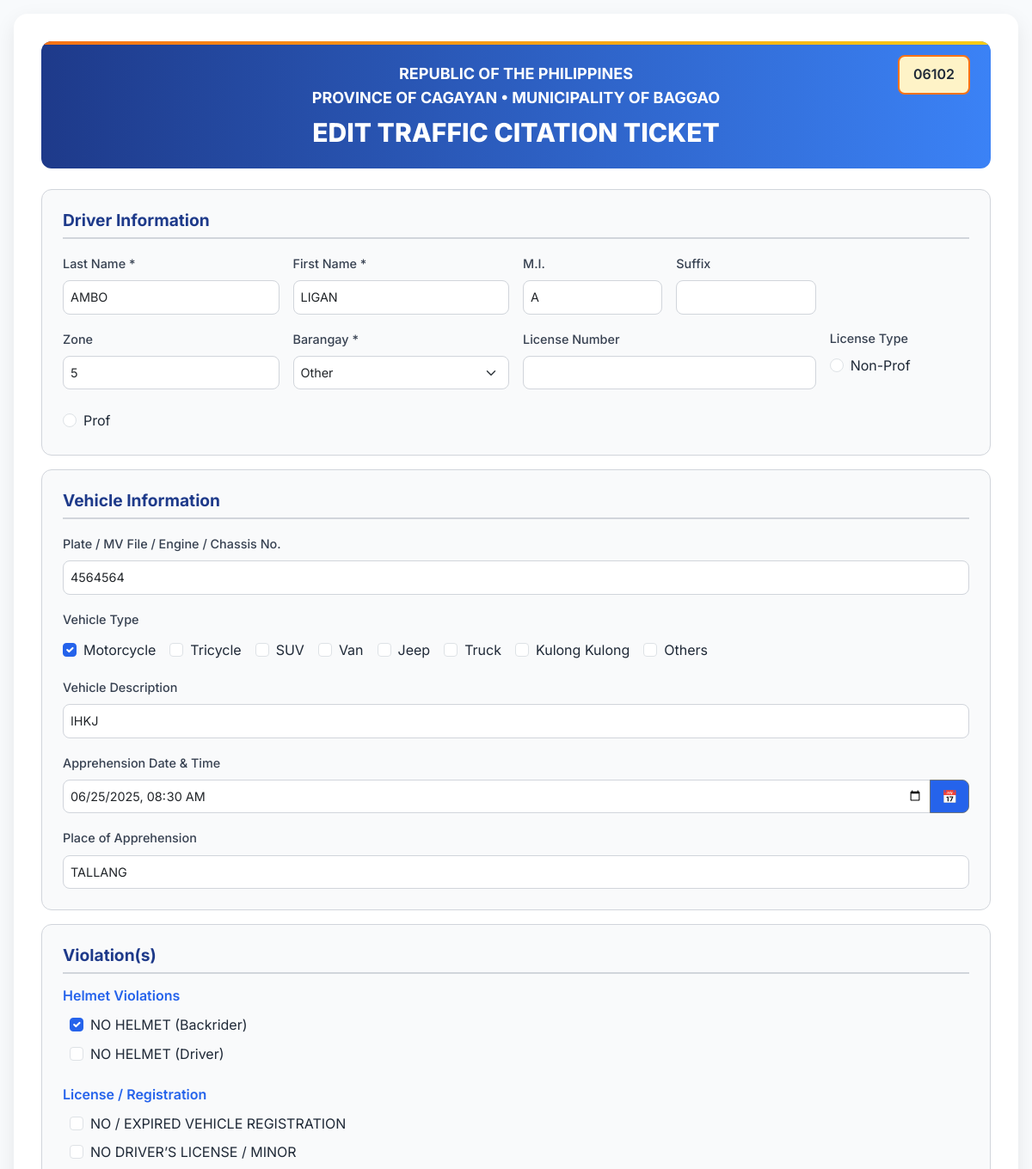
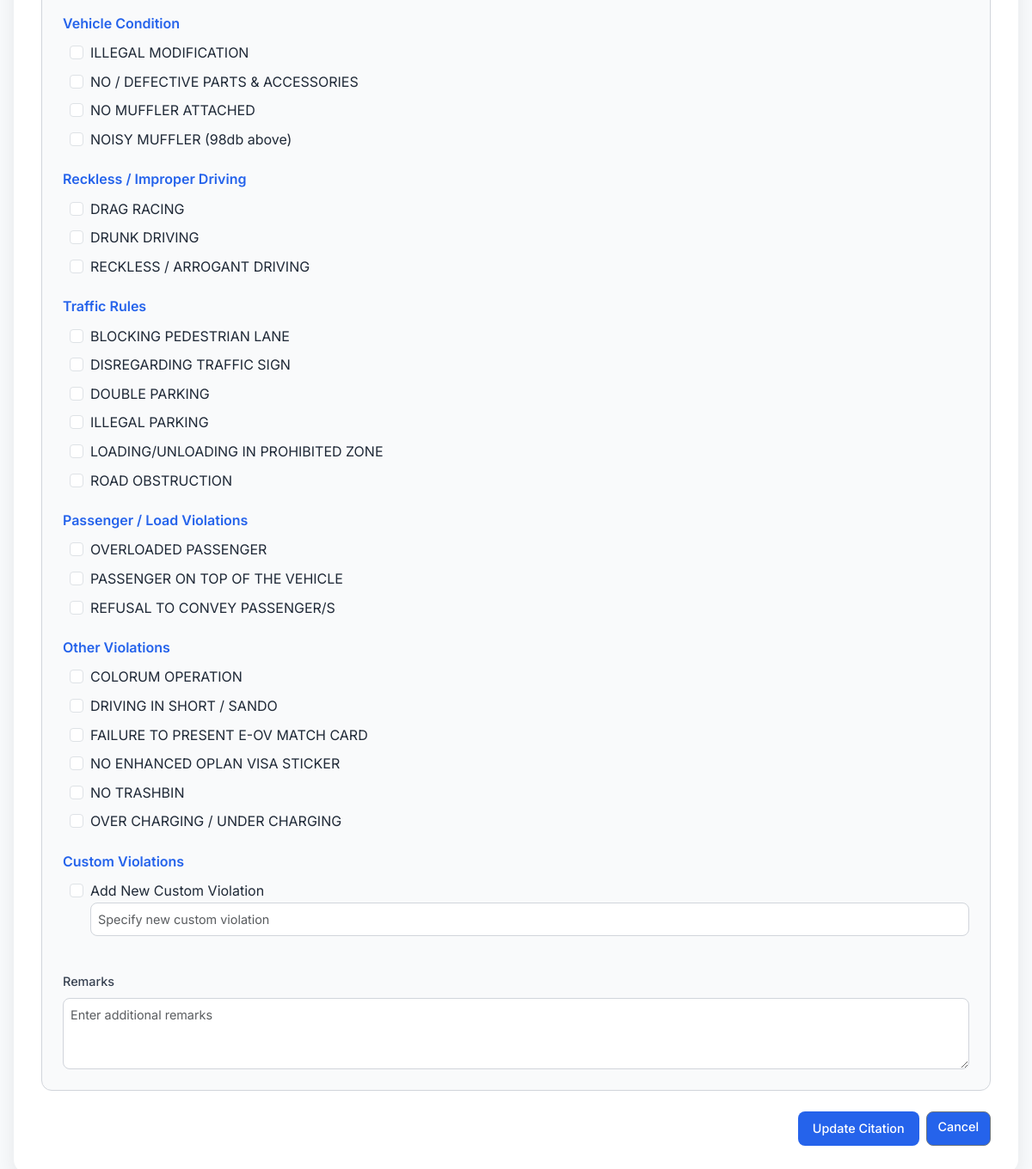
Page /edit_citation.php?id=37255 on the committed database (2 pictures, top to bottom).
### tables this page shows
CREATE TABLE `citations` (
  `citation_id` int(11) NOT NULL,
  `ticket_number` varchar(20) NOT NULL,
  `driver_id` int(11) DEFAULT NULL,
  `vehicle_id` int(11) DEFAULT NULL,
  `apprehension_datetime` datetime DEFAULT NULL,
  `place_of_apprehension` varchar(255) DEFAULT NULL,
  `is_archived` tinyint(1) DEFAULT 0,
  `payment_status` enum('Unpaid','Paid') NOT NULL DEFAULT 'Unpaid',
  `payment_date` datetime DEFAULT NULL,
  `payment_amount` decimal(10,2) DEFAULT NULL
);

CREATE TABLE `drivers` (
  `driver_id` int(11) NOT NULL,
  `last_name` varchar(50) NOT NULL,
  `first_name` varchar(50) NOT NULL,
  `middle_initial` varchar(5) DEFAULT NULL,
  `suffix` varchar(10) DEFAULT NULL,
  `zone` varchar(50) DEFAULT NULL,
  `barangay` varchar(100) DEFAULT NULL,
  `municipality` varchar(100) DEFAULT 'Baggao',
  `province` varchar(100) DEFAULT 'Cagayan',
  `license_number` varchar(20) DEFAULT NULL,
  `license_type` enum('Non-Professional','Professional') DEFAULT NULL
);

CREATE TABLE `vehicles` (
  `vehicle_id` int(11) NOT NULL,
  `plate_mv_engine_chassis_no` varchar(50) DEFAULT NULL,
  `vehicle_type` varchar(50) DEFAULT NULL,
  `vehicle_description` varchar(255) DEFAULT NULL
);

### edit_citation.php (the view, shortened to what this page needs)
<?php
$servername = "localhost";
$username = "root";
$password = "";
$dbname = "traffic_citation_db";
try {
    $conn = new PDO("mysql:host=$servername;dbname=$dbname", $username, $password);
    $conn->setAttribute(PDO::ATTR_ERRMODE, PDO::ERRMODE_EXCEPTION);
    $citation_id = isset($_GET['id']) ? (int)$_GET['id'] : 0;
    $stmt = $conn->prepare("
        SELECT c.ticket_number, c.apprehension_datetime, c.place_of_apprehension,
               d.last_name, d.first_name, d.middle_initial, d.suffix, d.zone, d.barangay,
               d.municipality, d.province, d.license_number, d.license_type,
               v.plate_mv_engine_chassis_no, v.vehicle_type, v.vehicle_description,
               r.remark_text
        FROM citations c
        JOIN drivers d ON c.driver_id = d.driver_id
        JOIN vehicles v ON c.vehicle_id = v.vehicle_id
        LEFT JOIN remarks r ON c.citation_id = r.citation_id
        WHERE c.citation_id = :citation_id
    ");
    $stmt->execute([':citation_id' => $citation_id]);
    $data = $stmt->fetch(PDO::FETCH_ASSOC);
    $stmt = $conn->prepare("SELECT violation_type FROM violation_types ORDER BY violation_type");
    $stmt->execute();
    $all_violation_types = $stmt->fetchAll(PDO::FETCH_COLUMN);
    $stmt = $conn->prepare("SELECT violation_type FROM violations WHERE citation_id = :citation_id");
    $stmt->execute([':citation_id' => $citation_id]);
    $violations = $stmt->fetchAll(PDO::FETCH_COLUMN);
    $categories = [
        'Helmet Violations' => [],
        'License / Registration' => [],
        'Vehicle Condition' => [],
        'Reckless / Improper Driving' => [],
        'Traffic Rules' => [],
        'Passenger / Load Violations' => [],
        'Other Violations' => []
    ];
    foreach ($all_violation_types as $violation) {
        if (stripos($violation, 'HELMET') !== false) {
            $categories['Helmet Violations'][] = $violation;
        } elseif (stripos($violation, 'LICENSE') !== false || stripos($violation, 'REGISTRATION') !== false) {
            $categories['License / Registration'][] = $violation;
        } elseif (stripos($violation, 'PARTS') !== false || stripos($violation, 'MUFFLER') !== false || stripos($violation, 'MODIFICATION') !== false) {
            $categories['Vehicle Condition'][] = $violation;
        } elseif (stripos($violation, 'RECKLESS') !== false || stripos($violation, 'DRAG RACING') !== false || stripos($violation, 'DRUNK') !== false) {
            $categories['Reckless / Improper Driving'][] = $violation;
        } elseif (stripos($violation, 'TRAFFIC') !== false || stripos($violation, 'PARKING') !== false || stripos($violation, 'OBSTRUCTION') !== false || stripos($violation, 'PEDESTRIAN') !== false || stripos($violation, 'LOADING') !== false) {
            $categories['Traffic Rules'][] = $violation;
        } elseif (stripos($violation, 'PASSENGER') !== false || stripos($violation, 'OVERLOADED') !== false) {
            $categories['Passenger / Load Violations'][] = $violation;
        } else {
            $categories['Other Violations'][] = $violation;
        }
    }
    $vehicle_type = strtolower($data['vehicle_type'] ?? '');
    $apprehension_datetime = $data['apprehension_datetime'] && $data['apprehension_datetime'] != '0000-00-00 00:00:00'
        ? date('Y-m-d\TH:i', strtotime($data['apprehension_datetime']))
        : '';
} catch(PDOException $e) {
    echo "Error: " . $e->getMessage();
    exit;
}
?>
<!DOCTYPE html>
<html lang="en">
<head>
    <link href="https://cdn.jsdelivr.net/npm/bootstrap@5.3.3/dist/css/bootstrap.min.css" rel="stylesheet">
    <link href="https://cdn.jsdelivr.net/npm/tailwindcss@2.2.19/dist/tailwind.min.css" rel="stylesheet">
    <link rel="stylesheet" href="https://cdnjs.cloudflare.com/ajax/libs/font-awesome/6.4.2/css/all.min.css">
</head>
<body>
    <div class="container position-relative">
        <div class="header">
            <h4 class="font-bold text-lg">REPUBLIC OF THE PHILIPPINES</h4>
            <h4 class="font-bold text-lg">PROVINCE OF CAGAYAN • MUNICIPALITY OF BAGGAO</h4>
            <h1 class="font-extrabold text-3xl mt-2">EDIT TRAFFIC CITATION TICKET</h1>
            <div class="ticket-number"><?php echo htmlspecialchars($data['ticket_number']); ?></div>
        </div>
        <form id="editCitationForm" action="update_citation.php" method="POST">
            <div class="section">
                <h5>Driver Information</h5>
                <div class="row g-3">
                    <div class="col-md-3">
                        <label class="form-label">Last Name *</label>
                        <input type="text" name="last_name" class="form-control" value="<?php echo htmlspecialchars($data['last_name']); ?>" required>
                    </div>
                    <div class="col-md-3">
                        <label class="form-label">First Name *</label>
                        <input type="text" name="first_name" class="form-control" value="<?php echo htmlspecialchars($data['first_name']); ?>" required>
                    </div>
                    <div class="col-md-2">
                        <label class="form-label">M.I.</label>
                        <input type="text" name="middle_initial" class="form-control" value="<?php echo htmlspecialchars($data['middle_initial'] ?? ''); ?>">
                    </div>
                    <div class="col-md-2">
                        <label class="form-label">Suffix</label>
                        <input type="text" name="suffix" class="form-control" value="<?php echo htmlspecialchars($data['suffix'] ?? ''); ?>">
                    </div>
                    <div class="col-md-3">
                        <label class="form-label">Zone</label>
                        <input type="text" name="zone" class="form-control" value="<?php echo htmlspecialchars($data['zone'] ?? ''); ?>">
                    </div>
                    <div class="col-md-3">
                        <label class="form-label">Barangay *</label>
                        <select name="barangay" class="form-select" id="barangaySelect" required>
                            <option value="Other" <?php echo !in_array($data['barangay'], ['Adag', 'Agaman', 'Agaman Norte', 'Agaman Sur', 'Alaguia', 'Alba', 'Annayatan', 'Asassi', 'Asinga-Via', 'Awallan', 'Bacagan', 'Bagunot', 'Barsat East', 'Barsat West', 'Bitag Grande', 'Bitag Pequeño', 'Bungel', 'Canagatan', 'Carupian', 'Catayauan', 'Dabburab', 'Dalin', 'Dallang', 'Furagui', 'Hacienda Intal', 'Immurung', 'Jomlo', 'Mabangguc', 'Masical', 'Mission', 'Mocag', 'Nangalinan', 'Pallagao', 'Paragat', 'Piggatan', 'Poblacion', 'Remus', 'San Antonio', 'San Francisco', 'San Isidro', 'San Jose', 'San Vicente', 'Santa Margarita', 'Santor', 'Taguing', 'Taguntungan', 'Tallang', 'Taytay']) ? 'selected' : ''; ?>>Other</option>
                        </select>
                    </div>
                    <div class="col-md-4">
                        <label class="form-label">License Number</label>
                        <input type="text" name="license_number" class="form-control" value="<?php echo htmlspecialchars($data['license_number'] ?? ''); ?>">
                    </div>
                    <div class="col-md-2">
                        <label class="form-label d-block">License Type</label>
                        <div class="form-check">
                            <input type="radio" class="form-check-input" name="license_type" value="nonProf" id="nonProf" <?php echo $data['license_type'] === 'Non-Professional' ? 'checked' : ''; ?>>
                            <label class="form-check-label" for="nonProf">Non-Prof</label>
                        </div>
                    </div>
                    <div class="col-md-2">
                        <div class="form-check">
                            <input type="radio" class="form-check-input" name="license_type" value="prof" id="prof" <?php echo $data['license_type'] === 'Professional' ? 'checked' : ''; ?>>
                            <label class="form-check-label" for="prof">Prof</label>
                        </div>
                    </div>
                </div>
            </div>
            <div class="section">
                <h5>Vehicle Information</h5>
                <div class="row g-3">
                    <div class="col-12">
                        <label class="form-label">Plate / MV File / Engine / Chassis No.</label>
                        <input type="text" name="plate_mv_engine_chassis_no" class="form-control" value="<?php echo htmlspecialchars($data['plate_mv_engine_chassis_no']); ?>" required>
                    </div>
                    <div class="col-12">
                        <label class="form-label">Vehicle Type</label>
                        <div class="d-flex flex-wrap gap-3 mt-1">
                            <div class="form-check">
                                <input type="checkbox" class="form-check-input" name="motorcycle" id="motorcycle" <?php echo $vehicle_type === 'motorcycle' ? 'checked' : ''; ?>>
                                <label class="form-check-label" for="motorcycle">Motorcycle</label>
                            </div>
                            <div class="form-check">
                                <input type="checkbox" class="form-check-input" name="tricycle" id="tricycle" <?php echo $vehicle_type === 'tricycle' ? 'checked' : ''; ?>>
                                <label class="form-check-label" for="tricycle">Tricycle</label>
                            </div>
                            <div class="form-check">
                                <input type="checkbox" class="form-check-input" name="suv" id="suv" <?php echo $vehicle_type === 'suv' ? 'checked' : ''; ?>>
                                <label class="form-check-label" for="suv">SUV</label>
                            </div>
                            <div class="form-check">
                                <input type="checkbox" class="form-check-input" name="van" id="van" <?php echo $vehicle_type === 'van' ? 'checked' : ''; ?>>
                                <label class="form-check-label" for="van">Van</label>
                            </div>
                            <div class="form-check">
                                <input type="checkbox" class="form-check-input" name="jeep" id="jeep" <?php echo $vehicle_type === 'jeep' ? 'checked' : ''; ?>>
                                <label class="form-check-label" for="jeep">Jeep</label>
                            </div>
                            <div class="form-check">
                                <input type="checkbox" class="form-check-input" name="truck" id="truck" <?php echo $vehicle_type === 'truck' ? 'checked' : ''; ?>>
                                <label class="form-check-label" for="truck">Truck</label>
                            </div>
                            <div class="form-check">
                                <input type="checkbox" class="form-check-input" name="kulong" id="kulong" <?php echo $vehicle_type === 'kulong' ? 'checked' : ''; ?>>
                                <label class="form-check-label" for="kulong">Kulong Kulong</label>
                            </div>
                            <div class="form-check">
                                <input type="checkbox" class="form-check-input" name="othersVehicle" id="othersVehicle" <?php echo !in_array($vehicle_type, ['motorcycle', 'tricycle', 'suv', 'van', 'jeep', 'truck', 'kulong']) ? 'checked' : ''; ?>>
                                <label class="form-check-label" for="othersVehicle">Others</label>
                            </div>
                        </div>
                    </div>
                    <div class="col-12">
                        <label class="form-label">Vehicle Description</label>
                        <input type="text" name="vehicle_description" class="form-control" value="<?php echo htmlspecialchars($data['vehicle_description'] ?? ''); ?>">
                    </div>
                    <div class="col-12">
                        <label class="form-label">Apprehension Date & Time</label>
                        <div class="input-group">
                            <input type="datetime-local" name="apprehension_datetime" class="form-control" value="<?php echo $apprehension_datetime; ?>" required>
                            <button class="btn btn-outline-secondary btn-custom" type="button" id="toggleDateTime" title="Set/Clear">📅</button>
                        </div>
                    </div>
                    <div class="col-12">
                        <label class="form-label">Place of Apprehension</label>
                        <input type="text" name="place_of_apprehension" class="form-control" value="<?php echo htmlspecialchars($data['place_of_apprehension']); ?>" required>
                    </div>
                </div>
            </div>
            <div class="section">
                <h5 class="text-red-600">Violation(s)</h5>
                <div class="row violation-list">
                    <div class="col-md-12">
                        <?php
                        foreach ($categories as $category => $category_violations) {
                            echo "<div class='violation-category'><h6>$category</h6>";
                            foreach ($category_violations as $violation) {
                                $key = htmlspecialchars(strtolower(str_replace([' ', '/', '(', ')', '&'], '', $violation)));
                                echo "<div class='form-check'>";
                                echo "<input type='checkbox' class='form-check-input' name='$key' id='$key' " . (in_array($violation, $violations) ? 'checked' : '') . ">";
                                echo "<label class='form-check-label' for='$key'>" . htmlspecialchars($violation) . "</label>";
                                echo "</div>";
                            }
                            echo "</div>";
                        }
                        ?>
                        <div class="violation-category">
                            <h6>Custom Violations</h6>
                            <div class="form-check">
                                <input type="checkbox" class="form-check-input" name="otherViolation_new" id="otherViolation_new">
                                <label class="form-check-label" for="otherViolation_new">Add New Custom Violation</label>
                                <input type="text" name="other_violation_input_new" class="form-control" id="otherViolationInput_new" placeholder="Specify new custom violation">
                            </div>
                        </div>
                    </div>
                    <div class="col-12 mt-3 remarks">
                        <label class="form-label">Remarks</label>
                        <textarea name="remarks" class="form-control" rows="3" placeholder="Enter additional remarks"><?php echo htmlspecialchars($data['remark_text'] ?? ''); ?></textarea>
                    </div>
                </div>
            </div>
            <div class="d-flex justify-content-end gap-2 mt-4">
                <button type="submit" class="btn btn-custom" id="updateButton">Update Citation</button>
                <a href="fetch_citations.php" class="btn btn-outline-secondary btn-custom">Cancel</a>
            </div>
        </form>
    </div>
</body>
</html>

### rows in the picture
citations: ticket_number "06102", last_name "AMBO", first_name "LIGAN", middle_initial "A", zone "5", plate_mv_engine_chassis_no "4564564", vehicle_description "IHKJ", apprehension_datetime "06/25/2025 08:30", place_of_apprehension "TALLANG"
drivers: barangay "Other", license_type "☐ Non-Prof", license_type "☐ Prof"
vehicles: vehicle_type "☑"

### other values in the picture
$category "Helmet Violations"
$violation "NO HELMET (Backrider)"
$violation "NO HELMET (Driver)"
$category "License / Registration"
$violation "NO / EXPIRED VEHICLE REGISTRATION"
$violation "NO DRIVER’S LICENSE / MINOR"
$category "Vehicle Condition"
$violation "ILLEGAL MODIFICATION"
$violation "NO / DEFECTIVE PARTS & ACCESSORIES"
$violation "NO MUFFLER ATTACHED"
$violation "NOISY MUFFLER (98db above)"
$category "Reckless / Improper Driving"
$violation "DRAG RACING"
$violation "DRUNK DRIVING"
$violation "RECKLESS / ARROGANT DRIVING"
